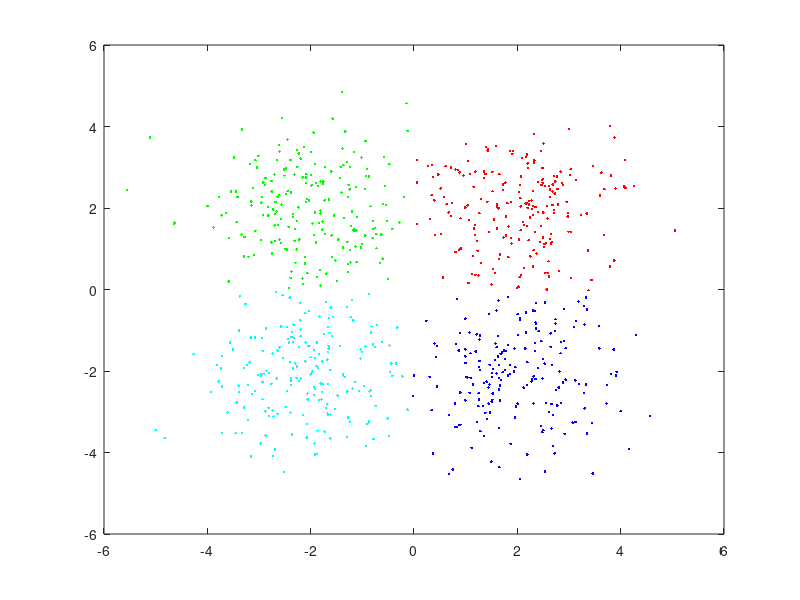

Write MATLAB code to recreate this figure.
load('EX4q1_data.mat');

k = 4;
C = kmeans(X, k, 100);
figure(9999)
plot(X(C==1,1), X(C==1,2), '.b', X(C==2,1), X(C==2,2), 'r.', X(C==3,1), X(C==3,2), '.g', X(C==4,1), X(C==4,2), '.c');
%plot(X(find(C==1),1), X(find(C==1),2), '.b', X(find(C==2),1), X(find(C==2),2), 'r.', X(find(C==3),1), X(find(C==3),2), '.g', X(find(C==4),1), X(find(C==4),2), '.c');
